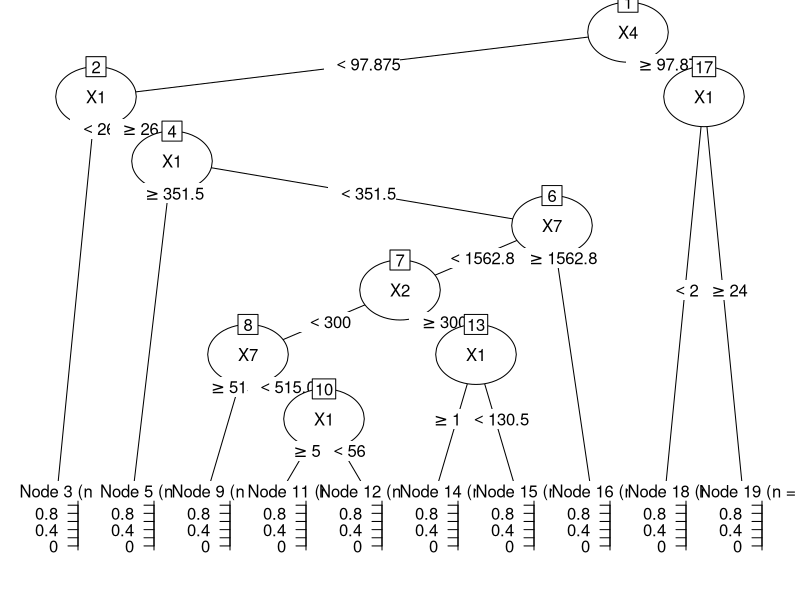
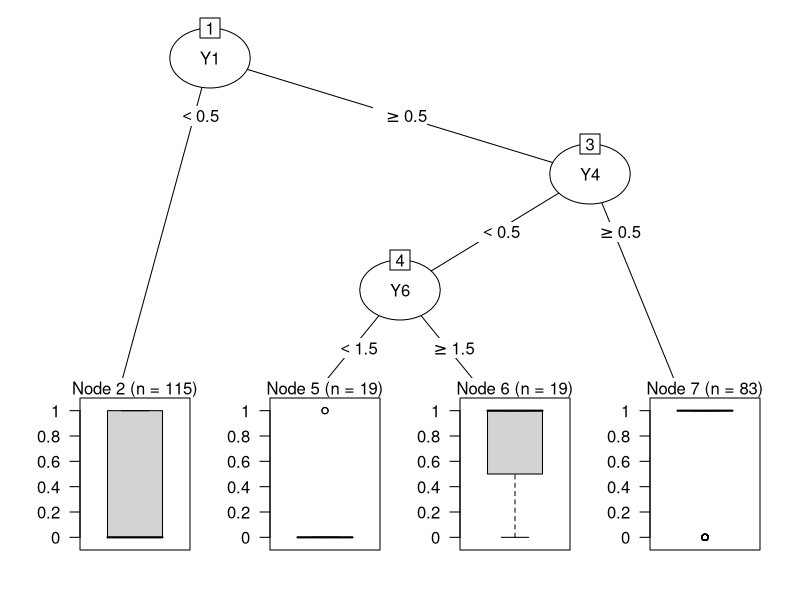
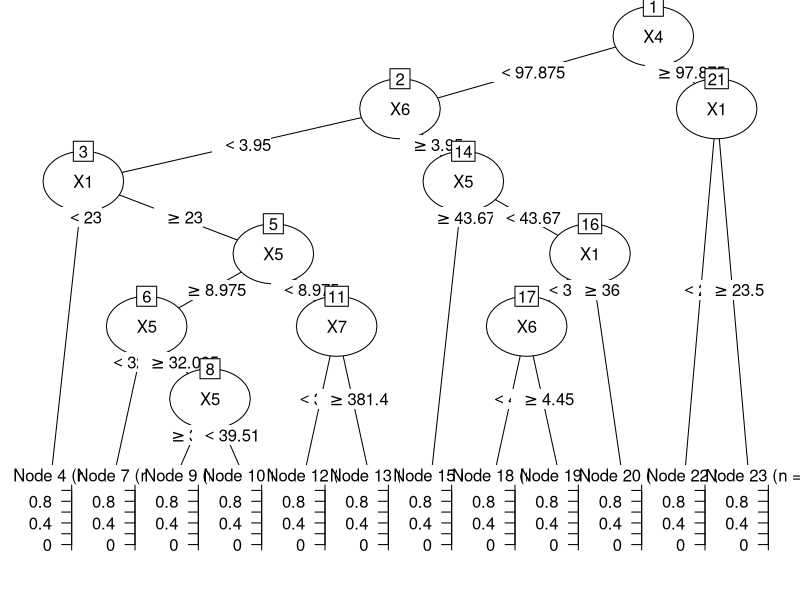
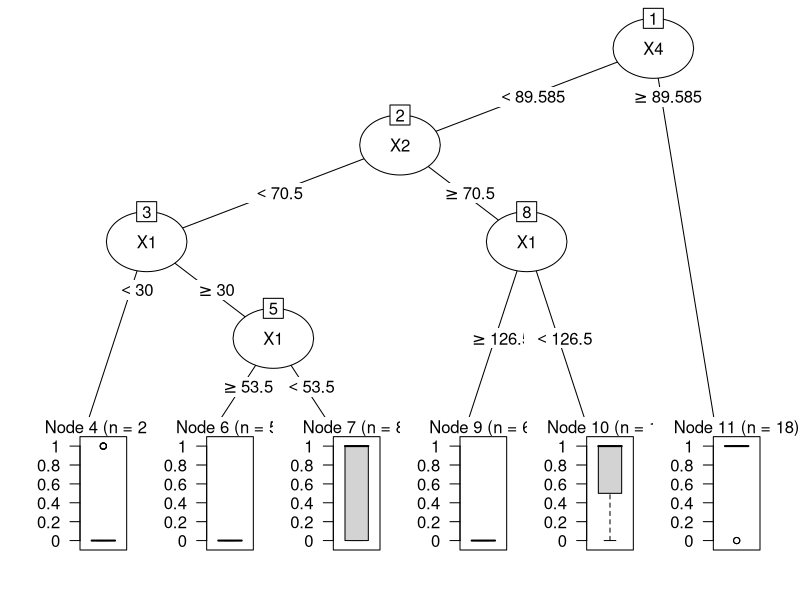
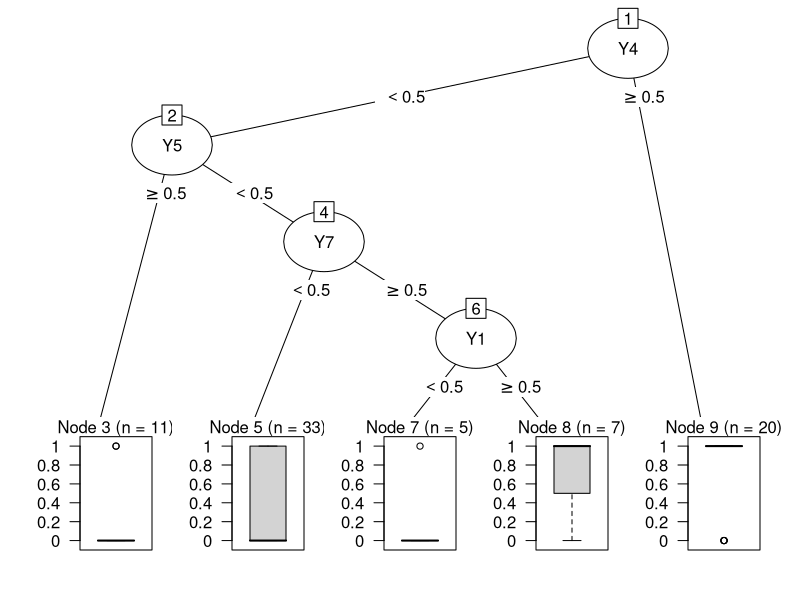
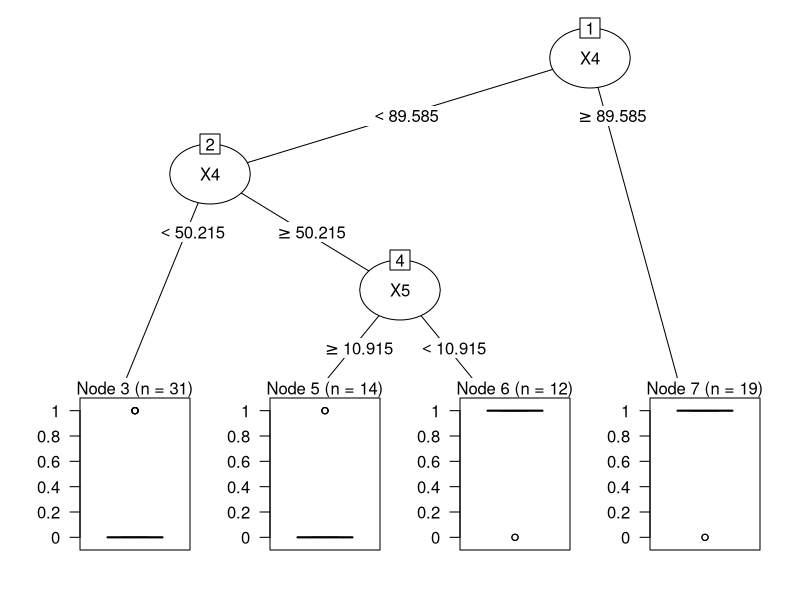
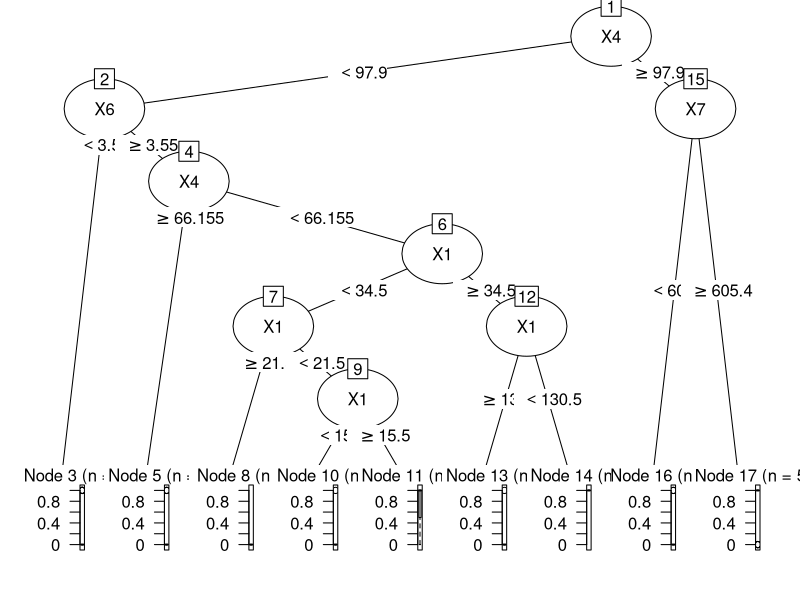
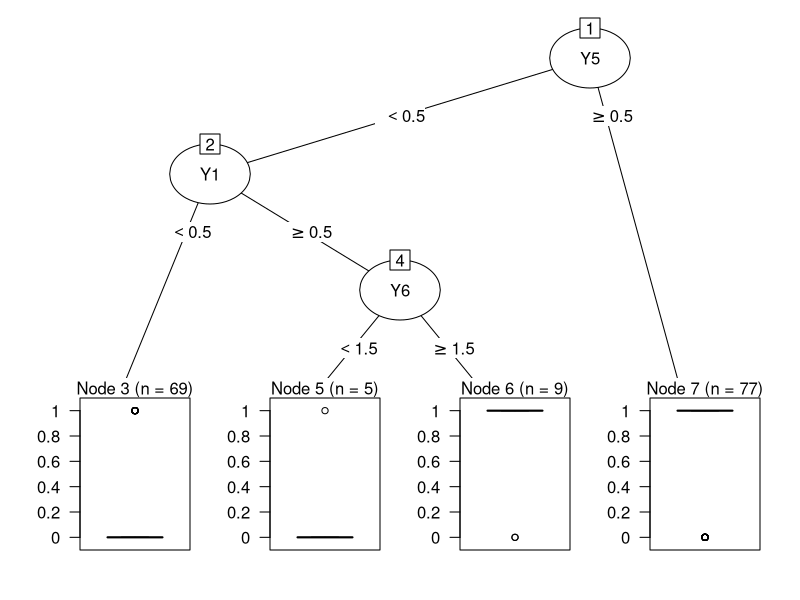

Source code (R) for these figures, in order: (Note: this script raises an error after producing the figures.)
library(partykit)
library(rpart)
library(sqldf)

setwd("C:\\Users\\Kul\\Downloads\\18 oct\\Classes\\Data Analytics")

data <- read.csv("Project Data.csv", header=TRUE, sep=",")
str(data)


#Getting data sets with X, Y, XY
data_all_X <-  sqldf('select Response,X1,X2,X3,X4,X5,X6,X7 from data ')
data_all_Y <-  sqldf('select Response,Y1,Y2,Y3,Y4,Y5,Y6,Y7 from data ')
data_all_XY  <-  sqldf('select Response,X1,X2,X3,X4,X5,X6,X7,Y1,Y2,Y3,Y4,Y5,Y6,Y7 from data ')


#Getting data sets with X, Y, XY and only Group=0 rows
data_0_X <-  sqldf('select Response,X1,X2,X3,X4,X5,X6,X7 from data where "Group" == 0 ')
data_0_Y  <-  sqldf('select Response,Y1,Y2,Y3,Y4,Y5,Y6,Y7 from data where "Group" == 0  ')
data_0_XY  <-  sqldf('select Response,X1,X2,X3,X4,X5,X6,X7,Y1,Y2,Y3,Y4,Y5,Y6,Y7 from data where "Group" == 0 ')


#Getting data sets with X, Y, XY and only Group=1 rows
data_1_X <-  sqldf('select Response,X1,X2,X3,X4,X5,X6,X7 from data where "Group" == 1')
data_1_Y  <-  sqldf('select Response,Y1,Y2,Y3,Y4,Y5,Y6,Y7 from data where "Group" == 1')
data_1_XY  <-  sqldf('select Response,X1,X2,X3,X4,X5,X6,X7,Y1,Y2,Y3,Y4,Y5,Y6,Y7 from data where "Group" == 1 ')




#Adding all kind of data sets to list
all_data_choices <- list(data_all_X, data_all_Y, data_all_XY, data_0_X, data_0_Y, data_0_XY, data_1_X, data_1_Y, data_1_XY)



#Empty list to hold accuracy for each data sets.
acc <- list()
i=1


#Iterating the list for datasets one by one and performing the model and predict
for(data_new in all_data_choices){
  
  #Splitting data in test and train with 20:80 ratio
  trainIdx <- sample(1:nrow(data_new), 0.8*nrow(data_new))
  train <- data_new[trainIdx,]
  test <- data_new[-trainIdx,]
  
  #Preparing the model for classification
  d_model_1 <- rpart(Response ~ . , data = train, method = 'class',  control=rpart.control(minsplit=5, minbucket=5, maxdepth=8))
  plot(as.party(d_model_1))
  
  #Prunning the model for better accuracy
  opt <- which.min(d_model_1$cptable [, "xerror"])
  cp <- d_model_1$cptable [opt,"CP"]
  DT_Model_1_pruned <- prune(d_model_1, cp=cp)
  #plot(as.party(DT_Model_1_pruned))
  
  #Predicting the test data
  t_predict = predict(DT_Model_1_pruned, test, type = 'class')

  #Taking out test data's available response
  t_given = data_new['Response']
  
  #Calculating accuracy with confidence matrix
  confMat <- table(test$Response,t_predict)
  accuracy <- sum(diag(confMat))/sum(confMat)
  
  #Adding accuracy to list
  acc[i] <- accuracy
  i = i+1
  print(accuracy)
  
}


#Index of highest accuracy
idx_best = which.max(acc)


#Getting which model performed best
best_model <-  switch (idx_best,
  "All X data with both groups",
  "All Y data with both groups",
  "All XY data with both groups",
  
  
  "X data with 0 group",
  "Y data with 0 group",
  "XY data with 0 group",
  
  "X data with 1 group",
  "Y data with 1 group",
  "XY data with 1 group"
)

print(paste0("Best model is: " , best_model))


#Fetching all plots at same place
plots.dir.path <- list.files(tempdir(), pattern="rs-graphics", full.names = TRUE); 
plots.png.paths <- list.files(plots.dir.path, pattern=".png", full.names = TRUE)
file.copy(from=plots.png.paths, to="C:\\Users\\Kul\\Downloads\\18 oct\\Classes\\Data Analytics\\Plots")


plots.png.detials <- file.info(plots.png.paths)
plots.png.detials <- plots.png.detials[order(plots.png.detials$mtime),]
sorted.png.names <- gsub(plots.dir.path, "C:\\Users\\Kul\\Downloads\\18 oct\\Classes\\Data Analytics\\Plots", row.names(plots.png.detials), fixed=TRUE)
numbered.png.names <- paste0("C:\\Users\\Kul\\Downloads\\18 oct\\Classes\\Data Analytics\\Plots\\", 1:length(sorted.png.names), ".png")

# Rename all the .png files as: 1.png, 2.png, 3.png, and so on.
file.rename(from=sorted.png.names, to=numbered.png.names)
